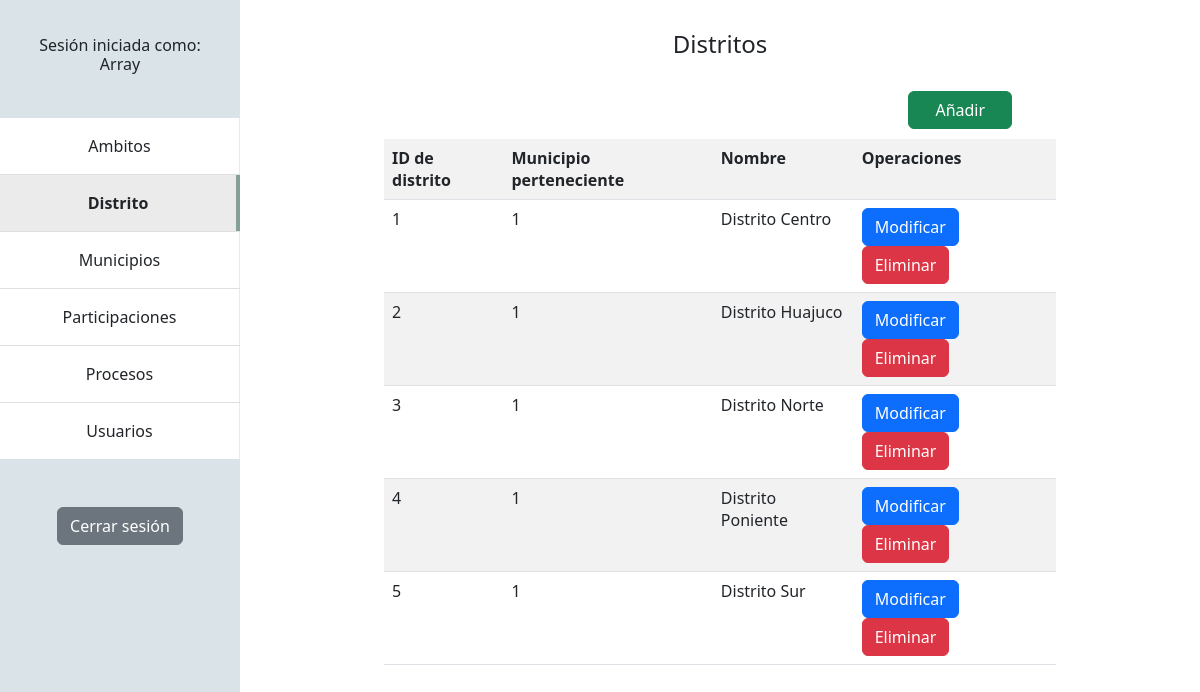
Page /admin/distrito.php (signed in) on the committed database.
### tables this page shows
CREATE TABLE `distritos` (
  `did` int(11) NOT NULL,
  `mid` int(11) NOT NULL,
  `nombre_distrito` varchar(255) DEFAULT NULL
);

### admin/distrito.php (the view, shortened to what this page needs)
<?php
    $usuario = $_SESSION['usr'];
    $db = new Database();
    $pdo = $db -> connect();
    $sql = $pdo->prepare("SELECT * FROM distritos;");
    $sql->execute();
    $rows = $sql->fetchAll();
?>
<html lang="en">
    <head>
        <link rel="stylesheet" href="admin.css">
        <link href="https://cdn.jsdelivr.net/npm/bootstrap@5.2.3/dist/css/bootstrap.min.css" rel="stylesheet">
    </head>
    <body>
        <div class="nav-bar">
            <center><h6>Sesión iniciada como:<br><?php echo $usuario ?></h6></center>
            <center>
                <ul class="list-group list-group-flush mb-5">
                    <li class="list-group-item p-0"><a class="nav-link p-3" href="ambitos.php">Ambitos</a></li>
                    <li class="list-group-item p-0"><a class="active nav-link p-3" aria-current="page">Distrito</a></li>
                    <li class="list-group-item p-0"><a class="nav-link p-3" href="municipios.php">Municipios</a></li>
                    <li class="list-group-item p-0"><a class="nav-link p-3" href="participaciones.php">Participaciones</a></li>
                    <li class="list-group-item p-0"><a class="nav-link p-3" href="proceso.php">Procesos</a></li>
                    <li class="list-group-item p-0"><a class="nav-link p-3" href="usuarios.php">Usuarios</a></li>
                </ul>
            </center>
            <form action="logout.php">
                <center><button type="submit" class="btn btn-secondary">Cerrar sesión</button></center>
            </form>
        </div>
        <center><h4>Distritos</h4></center>
        <br>
        <button type="button" class="btn btn-success float-end" id="add">Añadir</button>
        <br><br>
        <table class="table table-striped">
            <tr>
                <th>ID de distrito</th>
                <th>Municipio perteneciente</th>
                <th>Nombre</th>
                <th>Operaciones</th>
            </tr>
            <?php foreach ($rows as $row){ ?>
            <tr>
                <td><?php echo $row ['did'];?></td>
                <td><?php echo $row ['mid'];?></td>
                <td><?php echo $row ['nombre_distrito'];?></td>
                <td>
                    <form action="fetch/districts/edit-district.php?edit=<?=$row['did'];?>" method="POST" class="d-inline">
                        <button type="submit" class="edit btn btn-primary" id="edit" value="<?=$row['did'];?>">Modificar</button>
                    </form>
                    <form action="fetch/districts/delete-district.php?delete=<?=$row['did'];?>" method="POST" class="d-inline" onsubmit="return confirm('Eliminar este distrito también eliminará todas las participaciones asociadas a el. ¿Desea continuar?');">
                        <button type="submit" class="delete btn btn-danger">Eliminar</button>
                    </form>
                </td>
            </tr>
            <?php } $sql->closeCursor(); ?>
        </table>
    </body>
</html>

### admin/admin.css (style rules this page uses)
h6 { padding: 15%; }
.nav-bar { display: block; background-color: #DAE3E7; width: 20%; height: 100%; position: fixed; top: 0%; left: 0%; }
.nav-link { border-right: 1px solid rgb(234, 234, 234); }
.active { background-color: rgb(235, 235, 235) !important; border-right: 4px solid #85A094; font-weight: bold !important; }
#add { margin-right: 6.5%; width: 15.5%; }

### admin/distrito.php (style rules this page uses)
body { margin-top: 2.5% !important; margin-left: 32% !important; margin-right: 12% !important; }

### rows in the picture
distritos: did "1", mid "1", nombre_distrito "Distrito Centro"
distritos: did "2", mid "1", nombre_distrito "Distrito Huajuco"
distritos: did "3", mid "1", nombre_distrito "Distrito Norte"
distritos: did "4", mid "1", nombre_distrito "Distrito Poniente"
distritos: did "5", mid "1", nombre_distrito "Distrito Sur"

### other values in the picture
$usuario "Array"
